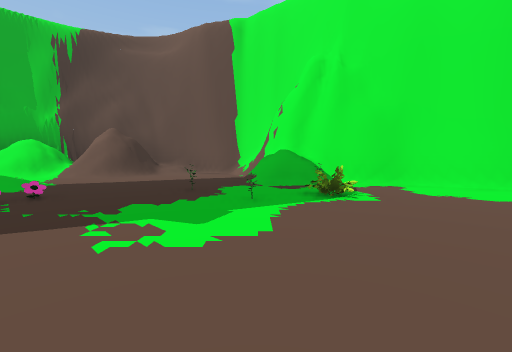
View 1 (above)

12 first-person views from a walk through a scene from a Unity 3-D project. The camera is 1.2 m above the floor, tilts 4° down and sees 90° across. The floor is counted in squares, 2.57 m on a side. Each view is taken from the middle of a square. On the plan, view 1 faces up. The plan holds only what a view shows up to about 9 squares ahead; the rest is blank. The place goes on beyond the plan. The player character is not drawn. Some animated figures are left out. Some surface patterns are stand-ins.

View 2
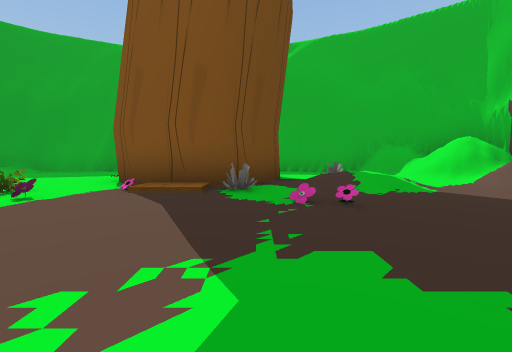

View 3
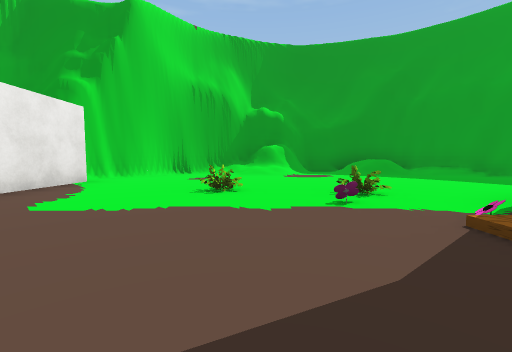

View 4
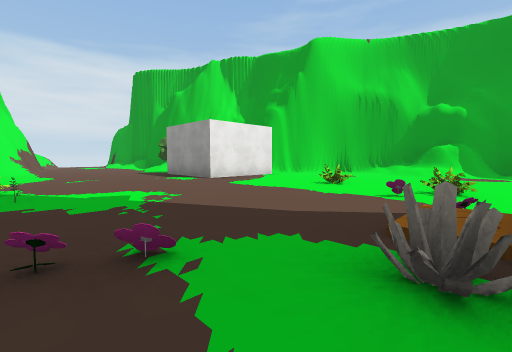

View 5
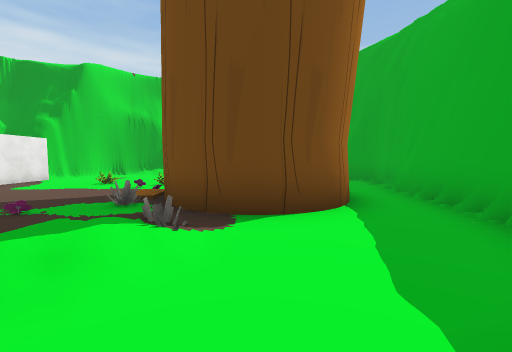

View 6
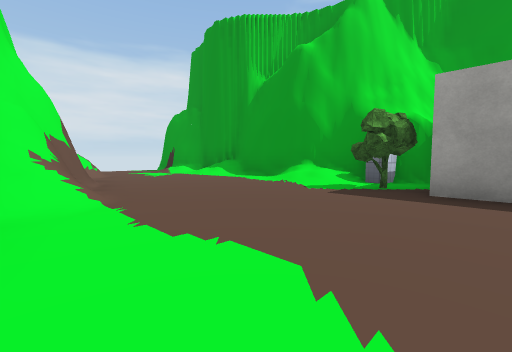

View 7
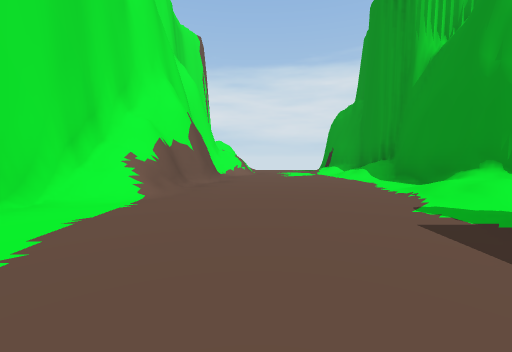

View 8
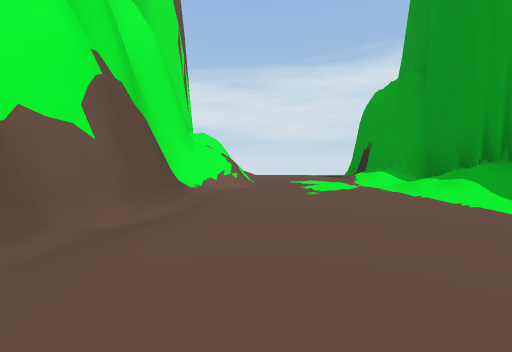

View 9
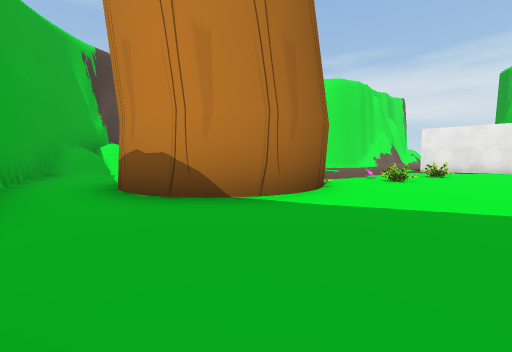

View 10
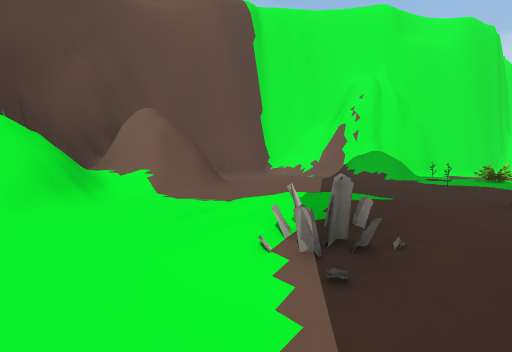

View 11
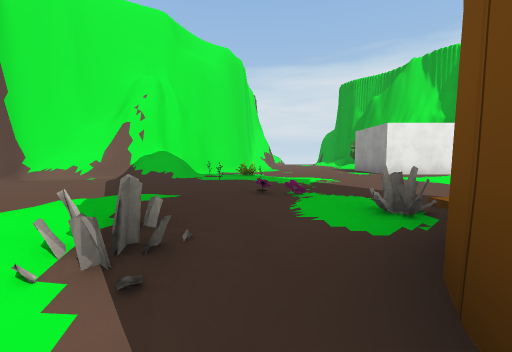

View 12
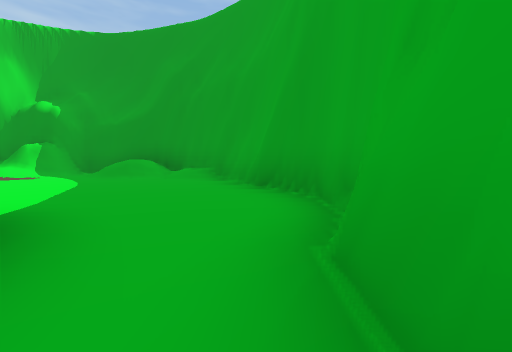

### Floor plan
Key: @ floor where view 1 was taken; # wall or solid block; . floor; / step, stairs or slope; = window, fence, low wall or low ledge; O other object.
Columns run from 10 left of view 1 to 13 right of it. Each row starts with its distance up from view 1.
  9      #####
  8    ####//##
  7   ##=/#/..#
  6  ##=///...##
  5  #//./....=####
  4  #...//..O.O..####
  3 ##...//...OO..../##
  2 #..###O.........//######
  1 #..###/................
  0 #..###/O..@............
 -1 #...#O.O....##O./..////
 -2 #.......O...#  #/##//###
 -3 #...........##########
 -4 ##..........#
 -5  #////.//..##
 -6  ##///.#//##
 -7   #########

Where each view was taken, in squares from view 1:
view 1: 0 up, 0 right, facing up
view 2: 2 up, 0 right, facing left
view 3: 2 up, 2 left, facing down
view 4: 3 up, 4 left, facing down-right
view 5: 6 up, 6 left, facing down
view 6: 3 up, 3 right, facing down-right
view 7: 1 up, 3 right, facing right
view 8: 1 up, 6 right, facing right
view 9: 3 down, 9 left, facing up-right
view 10: 3 up, 6 left, facing up-right
view 11: 3 up, 6 left, facing right
view 12: 1 up, 9 left, facing down
